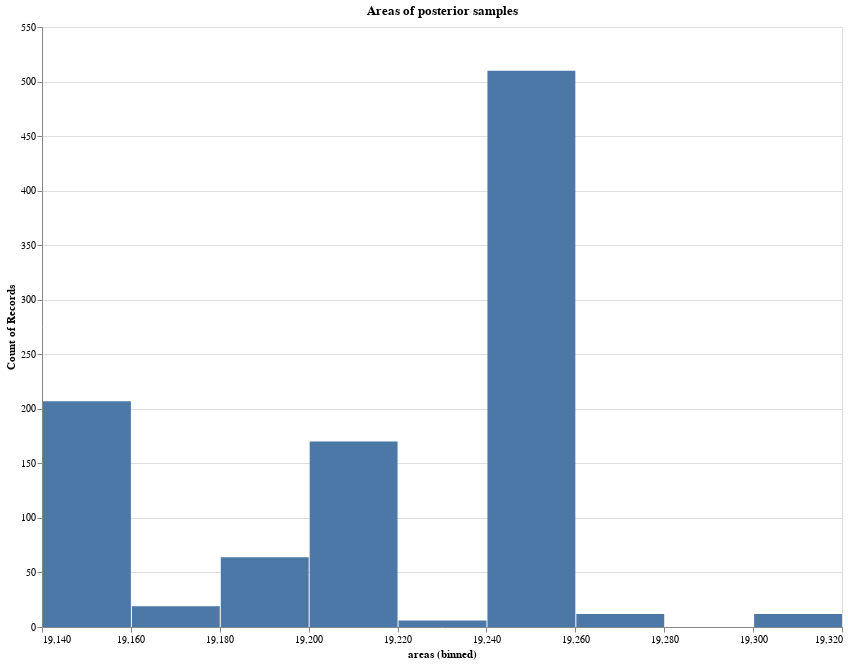

Notebook cell for this chart:
### Markdown cell above
An important point is, however, that we do not only have a single, best reconstruction. Since the contour represents only a part of shape, we expect that there is some uncertainty regarding the true shape. The simplest way to get a feeling for how much uncertainty is in the 3D reconstruction, is to look at different 3D reconstructions visually in a 3D viewer. 
Another possibility is to obtain measurements, such as the surface area or the volume from the 3D reconstructions and plot the differences. This is illustrated below

### Code cell
val areas = for sample <- samples yield 
    val mesh = vertebraModel.instance(sample.parameters.coefficients)
    mesh.area

DataFrame(Seq(
    DataFrame.Column.ofContinuous(areas, "areas")) 
)
.plot.histogram("areas", "Areas of posterior samples").show()

### Figure 1 — Vega specification as saved in the notebook (floating-point values rounded to 4 significant figures; data arrays with more than 128 entries replaced by an {"elided": "..."} marker saying what was removed)
{"$schema": "https://vega.github.io/schema/vega-lite/v5.json", "data": {"values": {"elided": "1000 records"}}, "description": ".", "encoding": {"x": {"bin": true, "field": "areas", "type": "quantitative"}, "y": {"aggregate": "count", "field": "areas", "type": "quantitative"}}, "height": 600, "mark": "bar", "title": "Areas of posterior samples", "width": 800}
